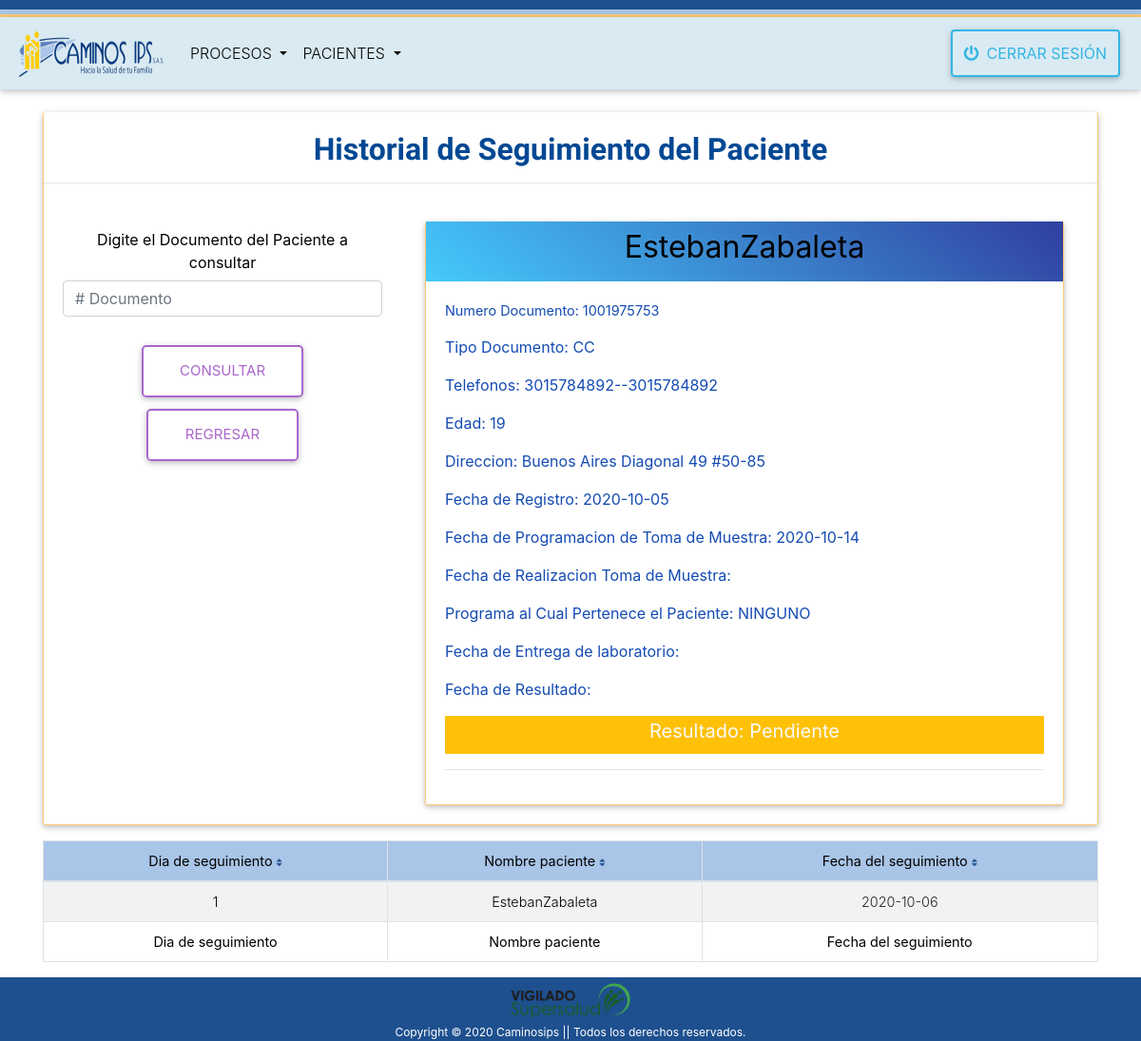
The page /historial_paciente_fecha.php?documento=1001975753 on the database its author committed.
### tables this page shows
CREATE TABLE IF NOT EXISTS `prog_toma_muestra` (
  `id` int(11) NOT NULL AUTO_INCREMENT,
  `usuario_id` int(11) DEFAULT NULL,
  `pacientes_id` int(11) NOT NULL,
  `acepta_visita` text,
  `fecha_programacion` datetime DEFAULT NULL,
  `fecha_realizacion` datetime DEFAULT NULL,
  `visita_exitosa` varchar(50) DEFAULT NULL,
  `tipo_prueba` varchar(50) DEFAULT NULL,
  `observacion` varchar(45) DEFAULT NULL,
  `motivo` text,
  `programacion_atencion` varchar(45) DEFAULT NULL,
  `programa_pertenece` varchar(45) DEFAULT NULL,
  `fecha_entrega_lab` date DEFAULT NULL,
  `fecha_procesamiento` date DEFAULT NULL,
  `fecha_resultado` date DEFAULT NULL,
  `resultado` enum('Positivo','Negativo','Pendiente') DEFAULT 'Pendiente',
  `estado_proceso` varchar(10) NOT NULL DEFAULT 'ACTIVO',
  `notificado` varchar(2) NOT NULL DEFAULT 'NO',
  `fecha_notificacion` datetime DEFAULT NULL,
  `fecha_registro` datetime DEFAULT CURRENT_TIMESTAMP,
  PRIMARY KEY (`id`),
  KEY `index_paciente` (`pacientes_id`),
  KEY `usuario_id` (`usuario_id`),
  CONSTRAINT `FK_prog_toma_muestra_usuarios` FOREIGN KEY (`usuario_id`) REFERENCES `usuarios` (`id`),
  CONSTRAINT `prog_toma_muestra_ibfk_1` FOREIGN KEY (`pacientes_id`) REFERENCES `pacientes` (`id`)
);

CREATE TABLE IF NOT EXISTS `pacientes` (
  `id` int(11) NOT NULL AUTO_INCREMENT,
  `primer_nombre` text NOT NULL,
  `tipo_paciente` text NOT NULL,
  `segundo_nombre` text,
  `primer_apellido` text NOT NULL,
  `segundo_apellido` text,
  `tipo_documento` text NOT NULL,
  `numero_documento` bigint(20) NOT NULL,
  `edad` int(11) NOT NULL,
  `unidad_medida` varchar(100) NOT NULL,
  `sexo` varchar(100) NOT NULL,
  `barrio` varchar(100) NOT NULL,
  `municipio` varchar(100) NOT NULL,
  `correo` varchar(100) DEFAULT NULL,
  `telefono` bigint(20) NOT NULL,
  `telefono2` bigint(20) DEFAULT NULL,
  `aseguradora` text NOT NULL,
  `novedad_paciente` varchar(40) DEFAULT NULL,
  `regimen` varchar(50) NOT NULL,
  `estado_paciente` enum('VIVO','MUERTO') NOT NULL DEFAULT 'VIVO',
  `fecha_fallecimiento` datetime DEFAULT NULL,
  `laboratorio` varchar(50) DEFAULT NULL,
  `trabajador_salud` enum('SI','NO') DEFAULT NULL,
  `contacto_caso_confirmado` enum('SI','NO') DEFAULT NULL,
  `observacion_paciente` text,
  `fecha_nacimiento` date DEFAULT NULL,
  `fecha_prog_recep` datetime DEFAULT NULL,
  `fecha_registro` timestamp NOT NULL DEFAULT CURRENT_TIMESTAMP,
  `id_usuario_programacion` int(11) DEFAULT NULL,
  `id_usuario_seguimiento` int(11) DEFAULT NULL,
  `id_usuario_notificacion` int(11) DEFAULT NULL,
  PRIMARY KEY (`id`),
  UNIQUE KEY `numero_documento` (`numero_documento`),
  KEY `FK_pacientes_usuarios_seguimiento` (`id_usuario_seguimiento`),
  KEY `FK_pacientes_usuarios_programacion` (`id_usuario_programacion`),
  KEY `FK_pacientes_usuarios_notificacion` (`id_usuario_notificacion`),
  CONSTRAINT `FK_pacientes_usuarios_notificacion` FOREIGN KEY (`id_usuario_notificacion`) REFERENCES `usuarios` (`id`) ON DELETE SET NULL ON UPDATE CASCADE,
  CONSTRAINT `FK_pacientes_usuarios_programacion` FOREIGN KEY (`id_usuario_programacion`) REFERENCES `usuarios` (`id`) ON DELETE SET NULL ON UPDATE CASCADE,
  CONSTRAINT `FK_pacientes_usuarios_seguimiento` FOREIGN KEY (`id_usuario_seguimiento`) REFERENCES `usuarios` (`id`) ON DELETE SET NULL ON UPDATE CASCADE
);

### historial_paciente_fecha.php (called while the page is built, shortened)
<?php session_start();
include 'conexion.php';
    if($_REQUEST){
        $documento = isset($_REQUEST['documento'])?$_REQUEST['documento']:$_REQUEST['nd'];
        if (empty($documento) or (!is_numeric($documento))) {
            $errores = 'El campo no debe estar vacio y debe ser solo numerico';
        } else {
            $consulta = $conexion->prepare("SELECT * FROM pacientes WHERE numero_documento = $documento");
            $consulta->execute();
            if ($consulta->rowCount() > 0) {
                $consulta = $conexion->prepare("SELECT pacientes.id as id,
				    CONCAT(primer_nombre, '', primer_apellido) AS 'Nombre_Completo', numero_documento, tipo_documento,
					CONCAT(telefono, '--', telefono2) AS 'telefonos',
                    DATE(pacientes.fecha_registro) AS fecha_registro, edad, barrio,
					DATE(ptm.fecha_programacion) AS fecha_programacion,
					DATE(fecha_realizacion) AS fecha_realizacion, programa_pertenece,
					DATE(fecha_entrega_lab) AS fecha_entrega_lab,
					DATE(fecha_resultado) AS fecha_resultado, resultado
                    FROM pacientes
                    INNER JOIN prog_toma_muestra ptm ON ptm.pacientes_id = pacientes.id
                    WHERE numero_documento = :numero_documento"
                );
                $consulta->execute(array(':numero_documento' => $documento));
                if($consulta->rowCount() > 0){
                    $resultado = $consulta->fetch();
                    $id = $resultado['id'];
                    $Nombre_Completo = $resultado['Nombre_Completo'];
                    $tipo_documento = $resultado['tipo_documento'];
					$telefonos = $resultado['telefonos'];
                    $numero_documento = $resultado['numero_documento'];
                    $fecha_registro = $resultado['fecha_registro'];
                    $edad = $resultado['edad'];
					$barrio = $resultado['barrio'];
                    $fecha_programacion = $resultado['fecha_programacion'];
                    $programa_pertenece = $resultado['programa_pertenece'];
                    $resultadoP = $resultado['resultado'];
                    $stm = $conexion->prepare("SELECT DATE(fecha_hora) as fecha_hora FROM seguimiento_paciente WHERE id_pacientes = $id GROUP BY DATE(fecha_hora)");
                    $stm->execute();
                    $res = $stm->fetchAll(PDO::FETCH_OBJ);
                }
            }else{
                $errores = 'Paciente no se encuentra Registrado';
            }
        }
    }
require 'views/historial_paciente_fecha_view.php';
?>

### views/historial_paciente_fecha_view.php (the view, shortened to what this page needs)
<?php require_once 'views/header_view.php' ?>
    <div class="container padre mt-4">
        <div class="card mb-3 text-center hoverable">
            <h4 class="mb-1">
                <strong>Historial de Seguimiento del Paciente</strong>
                <hr>
                </h4>
            <div class="card-body">
                <div class="row">
                    <div class="col-sm-4">
                        <form action="<?php echo htmlspecialchars($_SERVER['PHP_SELF']); ?>" method="POST">
                            <label class="col-form-label">Digite el Documento del Paciente a consultar</label>
                            <input type="" name="documento" class="form-control" placeholder="# Documento">
                            <br>
                            <div class class="col text-center">
                                <button type="submit" class="btn btn-outline-secondary btn-lg">Consultar</button>
                                <a href="index.php">
                                    <button type="button" class="btn btn-outline-secondary btn-lg">Regresar</button>
                                </a>
                            </div>
                        </form>
                    </div>
                    <div class="col-sm-8">
                        <div class="comtainer">
                            <?php
                             if (!empty($resultado)){?>
                            <div class="container">
                                <div class="card card-cascade">
                                    <div class="view view-cascade gradient-card-header blue-gradient">
                                        <h2 class="card-header-title mb-3 mt-2"><?php echo $Nombre_Completo;?></h2>
                                    </div>
                                    <div class="card-body card-body-cascade text-left">
                                        <p style="color:rgba(13, 70, 177, 0.972)" ; class="card-text">Numero Documento:
                                            <?php echo $numero_documento;?></p>
                                        <p style="color:rgba(13, 70, 177, 0.972)" ;class="card-text">Tipo Documento:
                                            <?php echo $tipo_documento;?></p>
											<p style="color:rgba(13, 70, 177, 0.972)" ;class="card-text">Telefonos:
                                            <?php echo $telefonos;?></p>
                                        <p style="color:rgba(13, 70, 177, 0.972)" ;class="card-text">Edad:
                                            <?php echo $edad;?></p>
											<p style="color:rgba(13, 70, 177, 0.972)" ;class="card-text">Direccion:
                                            <?php echo $barrio;?></p>
                                        <p style="color:rgba(13, 70, 177, 0.972)" ;class="card-text">Fecha de Registro:
                                            <?php echo $fecha_registro;?></p>
                                        <p style="color:rgba(13, 70, 177, 0.972)" ;class="card-text">Fecha de
                                            Programacion de Toma de Muestra: <?php echo $fecha_programacion;?></p>
                                        <p style="color:rgba(13, 70, 177, 0.972)" ;class="card-text">Fecha de
                                            Realizacion Toma de Muestra: <?php echo $fecha_realizacion;?></p>
                                        <p style="color:rgba(13, 70, 177, 0.972)" ;class="card-text">Programa al Cual
                                            Pertenece el Paciente: <?php echo $programa_pertenece;?></p>
                                        <p style="color:rgba(13, 70, 177, 0.972)" ;class="card-text">Fecha de Entrega de
                                            laboratorio: <?php echo $fecha_entrega_lab;?></p>
                                        <p style="color:rgba(13, 70, 177, 0.972)" ;class="card-text">Fecha de Resultado:
                                            <?php echo $fecha_resultado;?></p>
                                        <?php if($resultadoP == 'Pendiente'): ?>
                                            <div class="text-center text-light bg-warning py-1">
                                                <h5>Resultado:
                                                <?php echo $resultadoP;?></h5>
                                            </div>
                                        <?php endif ?>
                                        <hr>
                                    </div>
                                </div>
                                <?php } ?>
                            </div>
                        </div>
                    </div>
                </div>
            </div>
        </div>
    </div>
    <?php if (!empty($res)) : ?>
    <div class="container">
        <div class="table-wrapper-scroll-y my-custom-scrollbar table-hover">
            <table id="dtBasicExample" class="table table-striped table-bordered table-sm" cellspacing="0" width="100%">
                <thead>
                    <tr class="text-right ">
                        <th style="background: #a9c5e7" class="text-center th-sm">Dia de seguimiento<i class="text-left fas fa-sort ml-1"></i></th>
                        <th style="background: #a9c5e7" class="text-center th-sm">Nombre paciente<i class="text-left fas fa-sort ml-1"></i></th>
                        <th style="background: #a9c5e7" class="text-center th-sm">Fecha del seguimiento<i class="text-left fas fa-sort ml-1"></i></th>
                    </tr>
                </thead>
                <tbody id="tbl-llamadas">
                <?php
                $i = 1;
                foreach ($res as $key) : ?>
                    <tr>
                        <td class="text-center"><?= $i ?></td>
                        <td class="text-center"><?= $Nombre_Completo ?></td>
                        <td class="text-center"><a href="historial_paciente.php?fs=<?= $key->fecha_hora ?>&nd=<?= $numero_documento ?>" data-toggle="tooltip" data-html="true" title="<em>Haga click Aqui para ver las llamadas realizadas al paciente en esta fecha</em>"><?= $key->fecha_hora ?></a></td>
                    </tr>
                <?php $i++;
                endforeach; ?>
                </tbody>
                <tfoot>
                    <tr>
                        <th class="text-center">Dia de seguimiento</th>
                        <th class="text-center">Nombre paciente</th>
                        <th class="text-center">Fecha del seguimiento</th>
                    </tr>
                </tfoot>
            </table>
        </div>
    </div>
    <?php endif ?>
<?php require_once 'views/footer_view.php' ?>

### css/stylos_formulario.css (style rules this page uses)
.padre h4 { font-family: 'Poiret One', cursive; }
.fas { font-size: 10px; color: #295894; }
body h4 { margin-top: 20px; color: #004894; }
* { margin: 0; padding: 0; -webkit-box-sizing: border-box; -moz-box-sizing: border-box; box-sizing: border-box; }
.card { padding-right: 0px !important; }

### css/all.css (style rules this page uses)
.fa, .fas, .far, .fal, .fad, .fab { -moz-osx-font-smoothing: grayscale; -webkit-font-smoothing: antialiased; display: inline-block; font-style: normal; font-variant: normal; text-rendering: auto; line-height: 1; }
.fa-sort:before { content: "\f0dc"; }
.fa, .fas { font-family: 'Font Awesome 5 Free'; font-weight: 900; }

### rows shown on the page
prog_toma_muestra: pacientes.numero_documento "1001975753", pacientes.tipo_documento "CC", pacientes.edad "19", pacientes.barrio "Buenos Aires Diagonal 49 #50-85", programa_pertenece "NINGUNO", resultado "Pendiente"

### other values the page prints
$Nombre_Completo "EstebanZabaleta"
$telefonos "3015784892--3015784892"
$fecha_registro "2020-10-05"
$fecha_programacion "2020-10-14"
$key->fecha_hora "2020-10-06"
